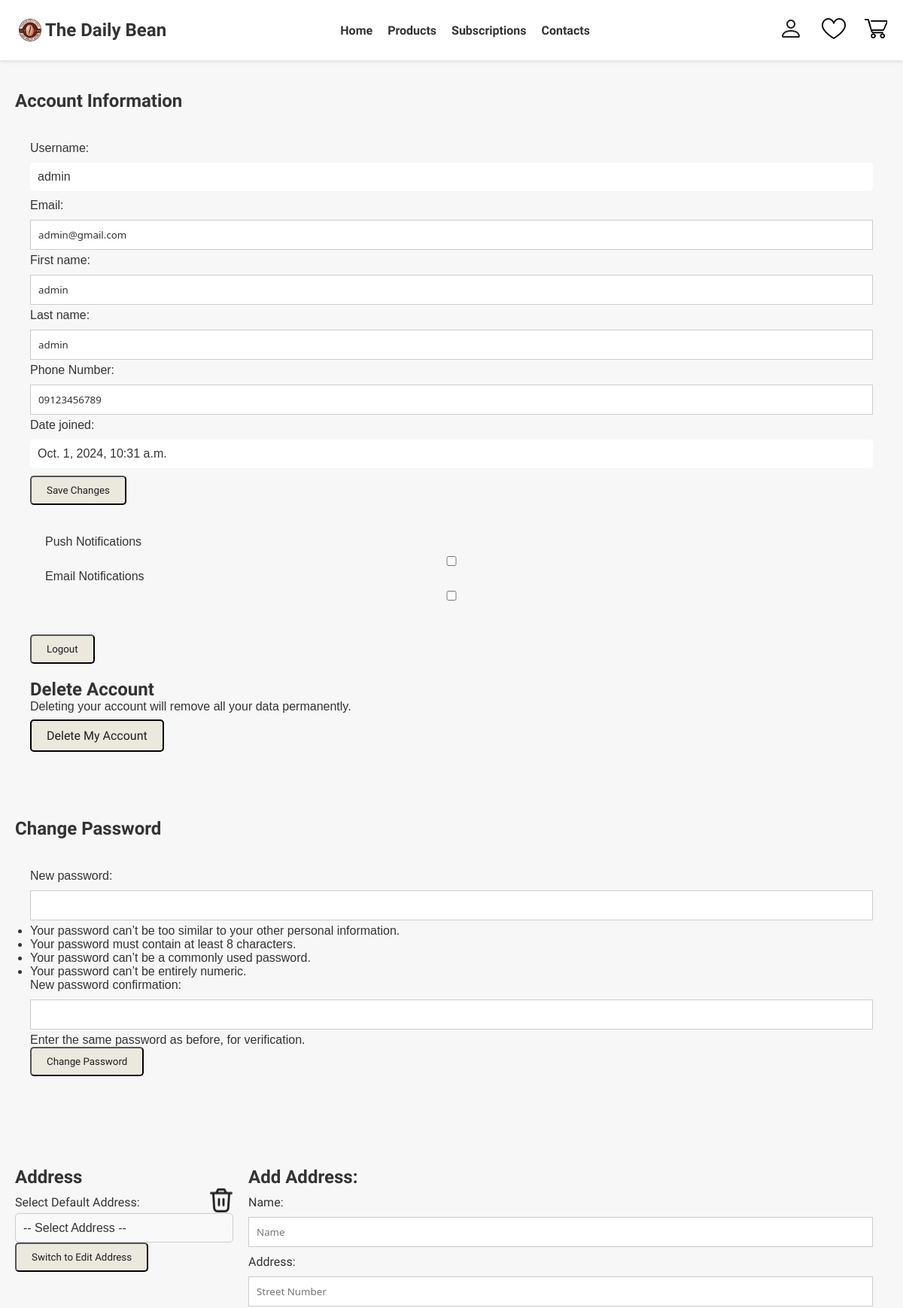
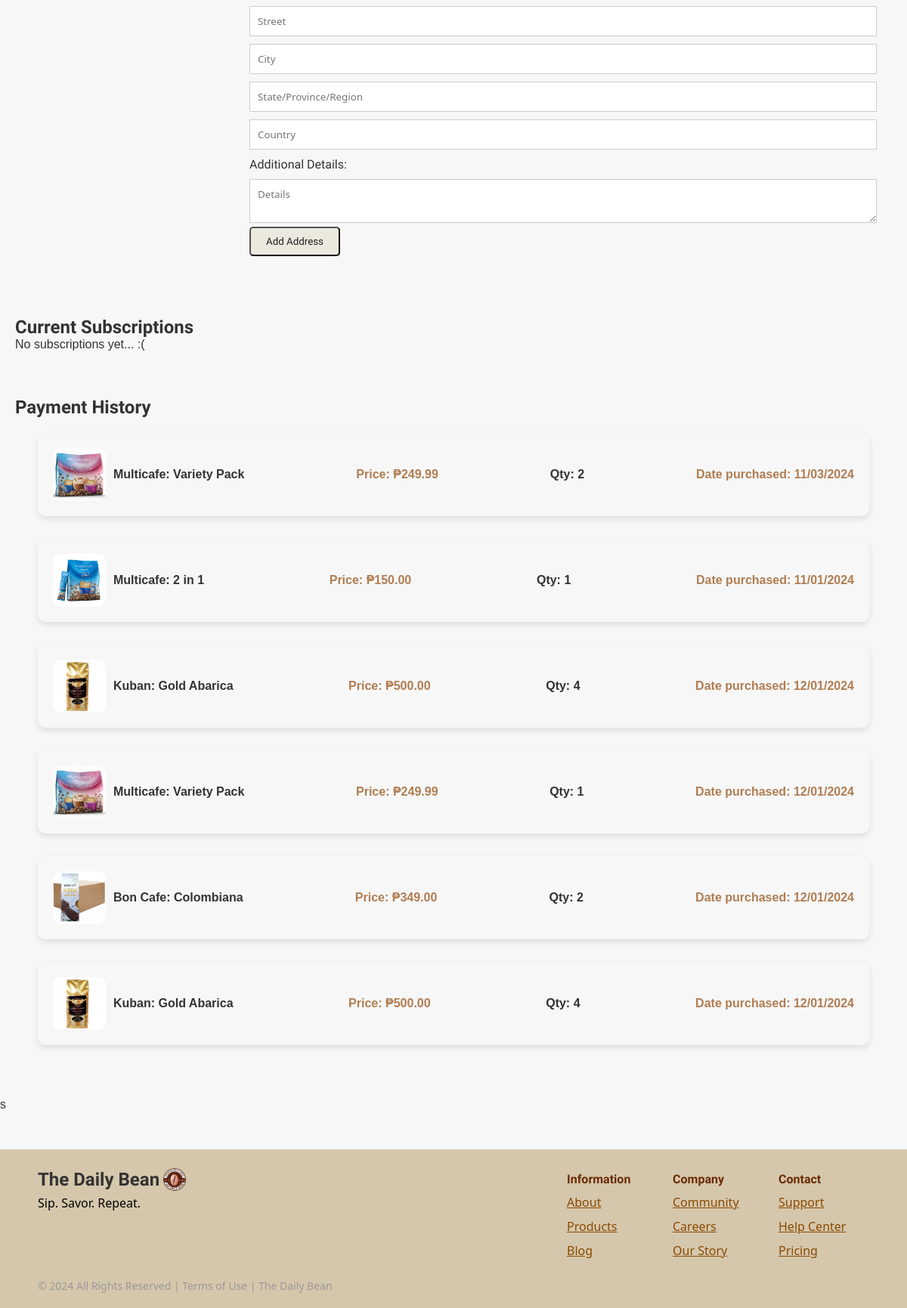
Page /account/ (signed in) on the committed database (2 pictures, top to bottom).
### login/models.py (models this page shows, shortened)
class User(AbstractBaseUser, PermissionsMixin):
    CUSTOMER = 'customer'
    ADMIN = 'admin'
    USER_TYPE_CHOICES = [
        (CUSTOMER, 'Customer'),
        (ADMIN, 'Admin'),
    ]
    first_name = models.CharField(max_length=50)
    last_name = models.CharField(max_length=50)
    user_modified = models.DateTimeField(auto_now=True)
    username = models.CharField(max_length=25, unique=True)
    email = models.EmailField(max_length=254, unique=True, default="temp@gmail.com")
    password = models.CharField(max_length=128)
    user_type = models.CharField(max_length=10, choices=USER_TYPE_CHOICES)
    is_staff = models.BooleanField(default=False)
    is_active = models.BooleanField(default=True)
    date_joined = models.DateTimeField(auto_now_add=True)
    phone_number = models.CharField(max_length=15, blank=True, null=True)
    USERNAME_FIELD = 'username'
    REQUIRED_FIELDS = ['first_name', 'last_name', 'email']
    objects = UserManager()

### payment/models.py (models this page shows, shortened)
class Order(models.Model):
    product = models.ForeignKey(Product, on_delete=models.CASCADE)
    user = models.ForeignKey(User, on_delete=models.CASCADE)
    total = models.DecimalField(max_digits=7, decimal_places=2)
    product_amount = models.PositiveSmallIntegerField()
    date_paid = models.DateTimeField(null=True, blank=True)

### home/models.py (models this page shows, shortened)
class Product(models.Model):
    product_name = models.CharField(max_length=255, null=False)
    product_description = models.TextField(null=False)
    product_ingredients = models.TextField(null=False)
    product_shelflife = models.CharField(max_length=255, null=False)
    product_image = models.ImageField(upload_to='products/', null=False)
    rating = models.FloatField(default=0)
    stock = models.IntegerField(null=False, default=0)
    is_available = models.BooleanField(default=False)
    price = models.DecimalField(max_digits=5, decimal_places=2, null=False, default=0)
    created_at = models.DateTimeField(auto_now_add=True)

### accountsettings/views.py (the view)
# urls.py: path('', views.account_view, name='account'),
def account_view(request):
    user = request.user
    if request.method == 'POST':
        if 'edit_user' in request.POST:
            form = UserEditForm(request.POST, instance=user)
            if form.is_valid():
                form.save()
                messages.success(request, 'Your information has been updated.', extra_tags='msg_edit_user')
                return redirect('account')
            else:
                messages.error(request, form.errors, extra_tags='msg_edit_user')
        else:
            form = UserEditForm(instance=user)
        if 'change_password' in request.POST:
            password_form = SetPasswordForm(user, request.POST)
            if password_form.is_valid():
                password_form.save()
                messages.success(request, 'Your password has been changed.', extra_tags='msg_change_password')
                return redirect('login')
            else:
                messages.error(request, password_form.errors, extra_tags='msg_change_password')
        else:
            password_form = SetPasswordForm(user)
        if 'add_address' in request.POST:
            address_form = AddressForm(request.POST)
            if address_form.is_valid():
                address = address_form.save(commit=False)
                address.user = request.user
                address.save()
                messages.success(request, 'Address has been added.', extra_tags='msg_add_address')
                return redirect('account')
            else:
                messages.error(request, address_form.errors, extra_tags='msg_add_address')
        else:
            address_form = AddressForm()
    else:
        form = UserEditForm(instance=user)
        password_form = SetPasswordForm(user)
        address_form = AddressForm()
    addresses = Address.objects.filter(user=request.user)
    orders = Order.objects.filter(user=request.user, date_paid__isnull=False)
    subscriptions = ProductSubscription.objects.filter(user=request.user, is_active=True)
    context = {
        'is_authenticated': request.user.is_authenticated,
        'user': request.user,
        'form': form,
        'password_form': password_form,
        'address_form': address_form,
        'addresses': addresses,
        'orders': orders,
        'subscriptions' : subscriptions,
    }
    return render(request, 'accounts.html', context)

### accountsettings/forms.py
class UserEditForm(forms.ModelForm):
    class Meta:
        model = User
        fields = ['first_name', 'last_name', 'email', 'phone_number']

class AddressForm(forms.ModelForm):
    class Meta:
        model = Address
        fields = [
            'name', 'street_number', 'street', 'city', 'state', 'country', 'additional_details'
        ]

### templates/accounts.html (shortened to what this page needs)
{% extends "_base.html" %}
{% load static %}
{% block content %}
    <link rel="stylesheet" href="{% static 'css/styles.css' %}">
    <section class="account-info-section">
        <h2>Account Information</h2>
        <div class="account-form">
            <form method="POST" onsubmit="return confirmEditUser();">
                <label for="username">Username:</label>
                <p class="info-display">{{ user.username }}</p>
                <label for="email">Email:</label>
                {{ form.email }}
                <label for="firstname">First name:</label>
                {{ form.first_name }}
                <label for="lastname">Last name:</label>
                {{ form.last_name }}
                <label for="phone_number">Phone Number:</label>
                {{ form.phone_number }}
                <label for="datejoined">Date joined:</label>
                <p class="info-display">{{ user.date_joined }}</p>
                <button type="submit" name="edit_user" class="btn edit-email-btn">Save Changes</button>
                <div class="account-form">
                    <label>Push Notifications</label>
                    <input type="checkbox" name="push-notifications" id="push-notifications">
                    <label>Email Notifications</label>
                    <input type="checkbox" name="email-notifications" id="email-notifications">
                </div>
            </form>
            {% if is_authenticated %}
            <a href="{% url 'logout' %}"><button class="btn edit-email-btn" style="margin-bottom: 20px;">Logout</button></a>
            {% endif %}
            <div class="delete-account-section">
                <h2>Delete Account</h2>
                <p>Deleting your account will remove all your data permanently.</p>
                <a href="{% url 'delete_account' %}" class="btn btn-danger">Delete My Account</a>
            </div>
        </div>
    </section>
    <section class="change-password-section">
        <h2>Change Password</h2>
        <div class="account-form">
            <form method="POST" onsubmit="return confirmChangePassword();">
                {{ password_form.as_p }}
                <button type="submit" name="change_password" class="btn change-password-btn">Change Password</button>
            </form>
        </div>
    </section>
    <section class="address-section">
        <div style="display: flex;">
            <div class="address-dropdown">
                <h2>Address</h2>
                <div style="display: flex; justify-content: space-between;">
                    <label for="address-select">Select Default Address:</label>
                    <img src="{% static 'images/trash-icon.png' %}" onclick="deleteAddress()">
                </div>
                <select id="address-select" onchange="setDefaultAddress()">
                    <option value="">-- Select Address --</option>
                </select>
                <button id="toggle-form" class="btn">Switch to Edit Address</button>
            </div>
            <form method="POST" style="flex-grow: 1;" class="address-form" id="add-address-form">
                <h2>Add Address:</h2>
                <label for="address-name">Name:</label>
                <input type="text" id="address-name" name="name" value="{{ address_form.name.value|default:'' }}" placeholder="Name" required>
                <label>Address:</label>
                <input type="text" id="street-number" name="street_number" value="{{ address_form.street_number.value|default:'' }}" placeholder="Street Number">
                <input type="text" id="street" name="street" value="{{ address_form.street.value|default:'' }}" placeholder="Street">
                <input type="text" id="city" name="city" value="{{ address_form.city.value|default:'' }}" placeholder="City" required>
                <input type="text" id="state" name="state" value="{{ address_form.state.value|default:'' }}" placeholder="State/Province/Region">
                <input type="text" id="country" name="country" value="{{ address_form.country.value|default:'' }}" placeholder="Country" required>
                <label for="additional-details">Additional Details:</label>
                <textarea id="additional-details" name="additional_details" placeholder="Details">{{ address_form.additional_details.value|default:'' }}</textarea>
                <button type="submit" name="add_address" class="btn add-address-btn">Add Address</button>
            </form>
        </div>
    </section>
    <section class="subscriptions-section">
        <h2>Current Subscriptions</h2>
        {% for order in subscriptions %}
                {% if order.product.is_available %}
                    <div class="order-item">
                        <div style="align-self: center; display: flex;">
                            <img class="order-img" src="{{ order.product.product_image.url }}" alt="{{ order.product.product_name }}">
                            <h4 style="align-self: center; margin-left: 10px;">{{ order.product.product_name }}</h4>
                        </div>
                        <h4 style="align-self: center;">Type: {{ order.subscription_type }}</h4>
                        <p class="product-price" style="align-self: center;">Date till next payment: {{ order.next_monthly|date:"m/d/Y" }}</p>
                        <img style="align-self: center;" src="{% static 'images/trash-icon.png' %}" data-subscription-id="{{ order.id }}" onclick="cancelSubsription(this.dataset.subscriptionId)">
                    </div>
                {% endif %}
        {% empty %}
            <p>No subscriptions yet... :(</p>
        {% endfor %}
    </section>
    <section class="payment-history-section">
        <h2>Payment History</h2>
        <div class="order-list">
            {% for order in orders %}
                {% if order.product.is_available %}
                    <div class="order-item">
                        <div style="align-self: center; display: flex;">
                            <img class="order-img" src="{{ order.product.product_image.url }}" alt="{{ order.product.product_name }}">
                            <h4 style="align-self: center; margin-left: 10px;">{{ order.product.product_name }}</h4>
                        </div>
                        <p class="product-price" style="align-self: center;">Price: ₱{{ order.product.price }}</p>
                        <h4 style="align-self: center;">Qty: {{ order.product_amount }}</h4>
                        <p class="product-price" style="align-self: center;">Date purchased: {{ order.date_paid|date:"m/d/Y" }}</p>
                    </div>
                {% endif %}
            {% empty %}
                <p>Nothing bought yet... :(</p>
            {% endfor %}
        </div>
    </section>s
{% endblock %}

### static/css/styles.css (style rules this page uses)
* { margin: 0; padding: 0; box-sizing: border-box; font-family: Arial, sans-serif; }
body { background-color: #f7f7f7; color: #333; }
h2 { font-family: "Fjalla One", sans-serif; color: #333; }
.btn { background-color: #EBE8DE; padding: 10px 20px; color: #1E1E1E; text-decoration: none; font-family: "Fjalla One", sans-serif; font-weight: 400; font-style: normal; border-radius: 5px; }
.account-form { padding: 20px; margin: 20px 0; border-radius: 10px; }
.info-display { background-color: #ffffff; display: block; padding: 10px; margin: 10px 0; border-radius: 5px; }
.address-form { padding: 20px; border-radius: 10px; }
.address-section label { display: block; text-align: left; font-weight: bold; color: #333; font-family: "Fjalla One", sans-serif; font-weight: 400; font-style: normal; margin: 10px 0 5px; }
.delete-account-section p { margin-bottom: 20px; }
.delete-account-section a { border: 2px solid black; }
.address-dropdown { width: 25%; max-width: 50%; margin: 20px auto; font-family: Arial, sans-serif; }
.address-dropdown label { display: block; font-size: 1rem; margin-bottom: 5px; color: #333; }
.address-dropdown select { width: 100%; padding: 10px; font-size: 1rem; color: #333; background-color: #f9f9f9; border: 1px solid #ccc; border-radius: 5px; appearance: none; -webkit-appearance: none; -moz-appearance: none; cursor: pointer; }
.address-dropdown select::after { content: ''; position: absolute; right: 10px; top: 50%; transform: translateY(-50%); width: 0; height: 0; border-left: 5px solid transparent; border-right: 5px solid transparent; border-top: 5px solid #333; pointer-events: none; }
.address-dropdown option { padding: 10px; background-color: #fff; color: #333; }
input, textarea { width: 100%; padding: 10px; margin-bottom: 10px; border: 1px solid #ccc; display: block; text-align: left; font-weight: bold; color: #333; font-family: "Bitter", system-ui; font-weight: 400; font-style: normal; margin: 10px 0 5px; }
section { margin: 20px auto; padding: 20px; max-width: 1200px; }
.product-price { color: #b07d52; font-weight: bold; }
.order-list { margin: 20px; }
.order-item { display: flex; justify-content: space-between; margin-left: 10px; margin-right: 10px; margin-bottom: 30px; padding: 20px; border-radius: 10px; box-shadow: 0 4px 8px rgba(0, 0, 0, 0.1); text-align: center; }
.order-img { width: 70px; height: 70px; border-radius: 10px; }

### rows in the picture
User: username "admin", email "admin@gmail.com", first_name "admin", last_name "admin", phone_number "09123456789", date_joined "Oct. 1, 2024, 10:31 a.m."
Order: product.product_image (picture), product.product_name "Multicafe: Variety Pack", product.price "249.99", product_amount "2", date_paid "11/03/2024"
Order: product.product_image (picture), product.product_name "Multicafe: 2 in 1", product.price "150.00", product_amount "1", date_paid "11/01/2024"
Order: product.product_image (picture), product.product_name "Kuban: Gold Abarica", product.price "500.00", product_amount "4", date_paid "12/01/2024"
Order: product.product_image (picture), product.product_name "Multicafe: Variety Pack", product.price "249.99", product_amount "1", date_paid "12/01/2024"
Order: product.product_image (picture), product.product_name "Bon Cafe: Colombiana", product.price "349.00", product_amount "2", date_paid "12/01/2024"
Order: product.product_image (picture), product.product_name "Kuban: Gold Abarica", product.price "500.00", product_amount "4", date_paid "12/01/2024"
